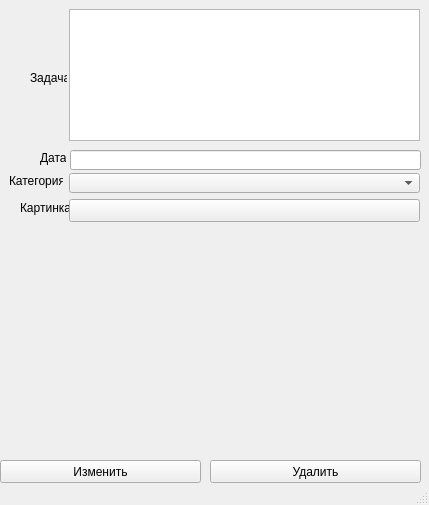
<?xml version="1.0" encoding="UTF-8"?>
<ui version="4.0">
 <class>MainWindow</class>
 <widget class="QMainWindow" name="MainWindow">
  <property name="geometry">
   <rect>
    <x>0</x>
    <y>0</y>
    <width>429</width>
    <height>505</height>
   </rect>
  </property>
  <property name="windowTitle">
   <string>MainWindow</string>
  </property>
  <widget class="QWidget" name="centralwidget">
   <widget class="QPlainTextEdit" name="name">
    <property name="geometry">
     <rect>
      <x>69</x>
      <y>9</y>
      <width>351</width>
      <height>132</height>
     </rect>
    </property>
   </widget>
   <widget class="QPushButton" name="deleteTaskButton">
    <property name="geometry">
     <rect>
      <x>210</x>
      <y>460</y>
      <width>211</width>
      <height>23</height>
     </rect>
    </property>
    <property name="text">
     <string>Удалить</string>
    </property>
   </widget>
   <widget class="QPushButton" name="picture">
    <property name="geometry">
     <rect>
      <x>69</x>
      <y>199</y>
      <width>351</width>
      <height>23</height>
     </rect>
    </property>
    <property name="text">
     <string/>
    </property>
   </widget>
   <widget class="QComboBox" name="category">
    <property name="geometry">
     <rect>
      <x>69</x>
      <y>173</y>
      <width>351</width>
      <height>20</height>
     </rect>
    </property>
   </widget>
   <widget class="QLabel" name="nameLabel">
    <property name="geometry">
     <rect>
      <x>30</x>
      <y>70</y>
      <width>37</width>
      <height>16</height>
     </rect>
    </property>
    <property name="text">
     <string>&lt;html&gt;&lt;head/&gt;&lt;body&gt;&lt;p align=&quot;right&quot;&gt;Задача&lt;/p&gt;&lt;/body&gt;&lt;/html&gt;</string>
    </property>
   </widget>
   <widget class="QLabel" name="categoryLabel">
    <property name="geometry">
     <rect>
      <x>9</x>
      <y>173</y>
      <width>54</width>
      <height>16</height>
     </rect>
    </property>
    <property name="text">
     <string>&lt;html&gt;&lt;head/&gt;&lt;body&gt;&lt;p align=&quot;right&quot;&gt;Категория&lt;/p&gt;&lt;/body&gt;&lt;/html&gt;</string>
    </property>
   </widget>
   <widget class="QLabel" name="pictureLabel">
    <property name="geometry">
     <rect>
      <x>20</x>
      <y>200</y>
      <width>49</width>
      <height>16</height>
     </rect>
    </property>
    <property name="text">
     <string>&lt;html&gt;&lt;head/&gt;&lt;body&gt;&lt;p align=&quot;right&quot;&gt;Картинка&lt;/p&gt;&lt;/body&gt;&lt;/html&gt;</string>
    </property>
   </widget>
   <widget class="QLabel" name="dateLabel">
    <property name="geometry">
     <rect>
      <x>40</x>
      <y>150</y>
      <width>26</width>
      <height>16</height>
     </rect>
    </property>
    <property name="text">
     <string>&lt;html&gt;&lt;head/&gt;&lt;body&gt;&lt;p align=&quot;right&quot;&gt;Дата&lt;/p&gt;&lt;/body&gt;&lt;/html&gt;</string>
    </property>
   </widget>
   <widget class="QLabel" name="image">
    <property name="geometry">
     <rect>
      <x>9</x>
      <y>228</y>
      <width>411</width>
      <height>221</height>
     </rect>
    </property>
    <property name="text">
     <string>&lt;html&gt;&lt;head/&gt;&lt;body&gt;&lt;p&gt;&lt;br/&gt;&lt;/p&gt;&lt;/body&gt;&lt;/html&gt;</string>
    </property>
   </widget>
   <widget class="QLineEdit" name="date">
    <property name="geometry">
     <rect>
      <x>70</x>
      <y>150</y>
      <width>351</width>
      <height>20</height>
     </rect>
    </property>
   </widget>
   <widget class="QPushButton" name="editTaskButton">
    <property name="geometry">
     <rect>
      <x>0</x>
      <y>460</y>
      <width>201</width>
      <height>23</height>
     </rect>
    </property>
    <property name="text">
     <string>Изменить</string>
    </property>
   </widget>
  </widget>
  <widget class="QStatusBar" name="statusbar"/>
 </widget>
 <resources/>
 <connections/>
</ui>
